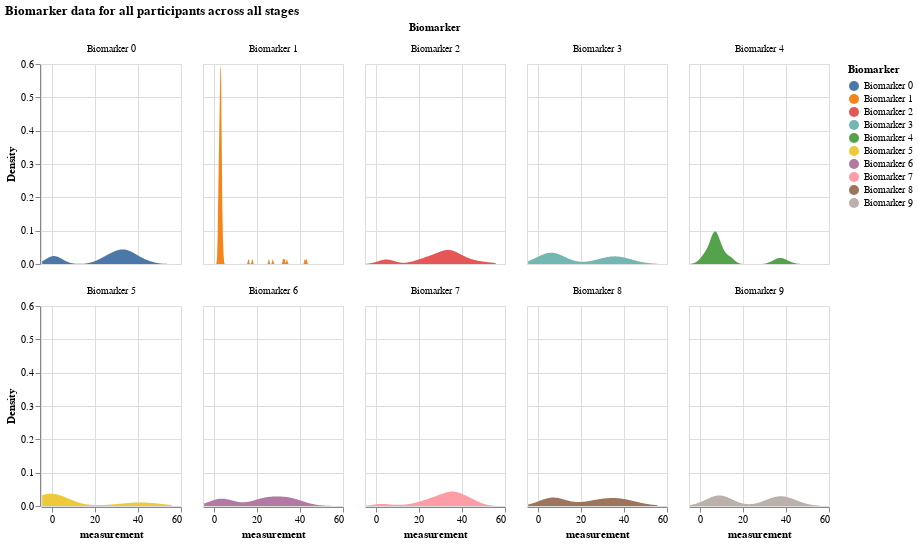

Notebook cell for this chart:
### Markdown cell above
## Visualizing simulated results

With the above data structure, we can visualize the following data:

- Distribution of all biomarker values by biomarker
- Distribution of all biomarker values when the participant is at a certain disease stage
- Comparing a certain biomarker data 
- A certain participant's data

### Distribution of all biomarker values by biomarker

### Code cell
df = pd.DataFrame(X, columns = [f"Biomarker {i}" for i in range(N)])

# make this dataframe wide to long 
df_long = df.melt(var_name = "Biomarker", value_name="Value")

# exapand the value column into a dataframe
values_df = df_long['Value'].apply(pd.Series)
values_df.columns = ['participant', 'measurement', 'k_j', 'S_n', 'affected_or_not']

# join values_df with df_long
df_expanded = df_long.drop('Value', axis = 1).join(values_df)

alt.Chart(df_expanded).transform_density(
    'measurement',
    as_=['measurement', 'Density'],
    groupby=['Biomarker']
).mark_area().encode(
    x="measurement:Q",
    y="Density:Q",
    facet = alt.Facet(
        "Biomarker:N",
        columns = 5
    ),
    color=alt.Color(
        'Biomarker:N'
    )
).properties(
    width= 140,
    height = 200,
).properties(
    title='Biomarker data for all participants across all stages'
)

### Figure 1 — Vega-Lite specification as saved in the notebook (floating-point values rounded to 4 significant figures; data arrays with more than 128 entries replaced by an {"elided": "..."} marker saying what was removed)
{"config": {"view": {"continuousWidth": 300, "continuousHeight": 300}}, "data": {"name": "data-b5bac99e84ef71660186f193e08985ab"}, "mark": {"type": "area"}, "encoding": {"color": {"field": "Biomarker", "type": "nominal"}, "facet": {"columns": 5, "field": "Biomarker", "type": "nominal"}, "x": {"field": "measurement", "type": "quantitative"}, "y": {"field": "Density", "type": "quantitative"}}, "height": 200, "title": "Biomarker data for all participants across all stages", "transform": [{"density": "measurement", "groupby": ["Biomarker"], "as": ["measurement", "Density"]}], "width": 140, "$schema": "https://vega.github.io/schema/vega-lite/v5.16.3.json", "datasets": {"data-b5bac99e84ef71660186f193e08985ab": {"elided": "1000 records"}}}
